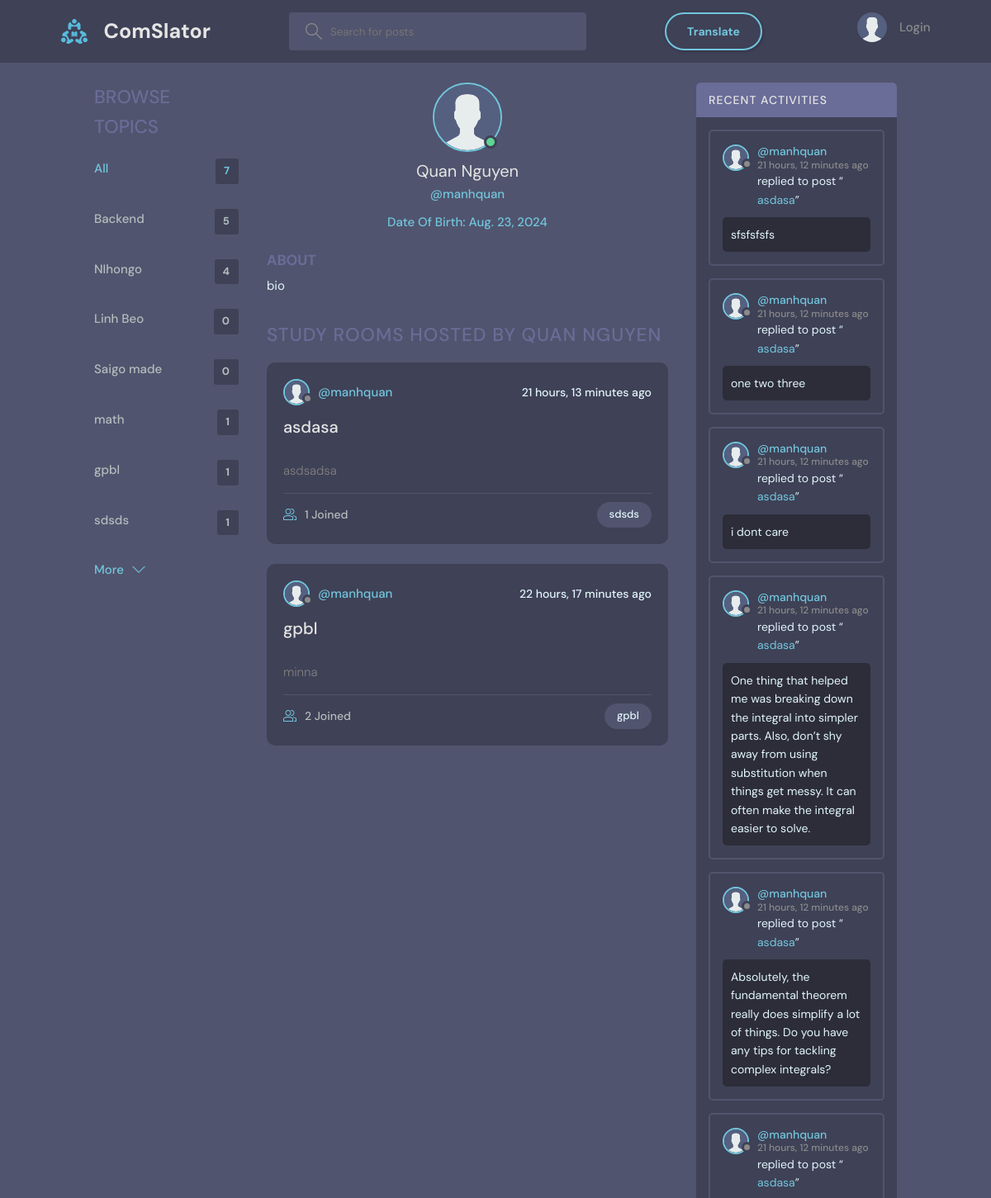
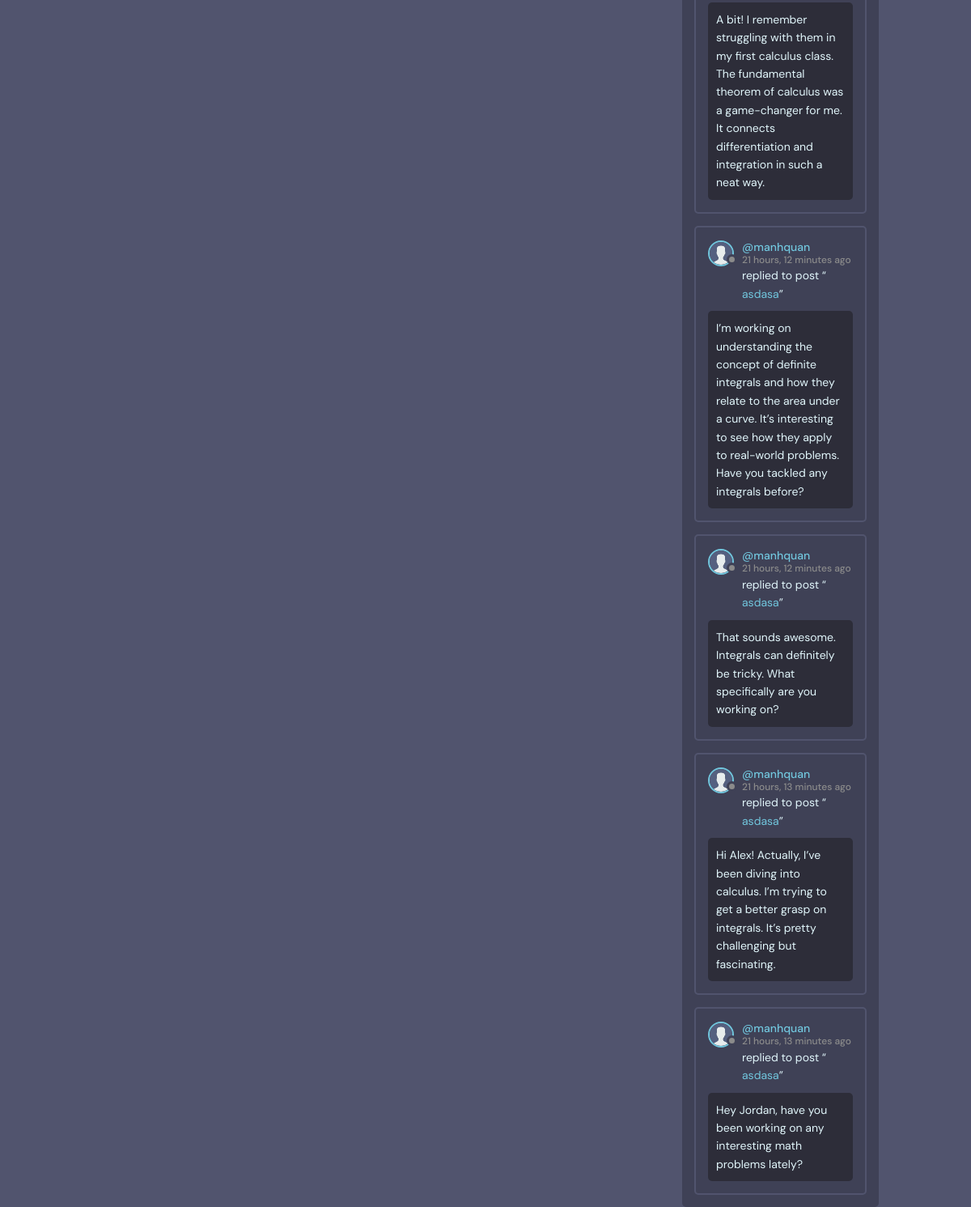
The page /profile/4/ on the database its author committed (2 pictures, top to bottom).
### base/models.py (models this page shows, shortened)
class Topic(models.Model):
    name = models.CharField(max_length=200)

class User(AbstractBaseUser):
    STATUS = [
        ('online', 'online'),
        ('offline', 'offline'),
    ]
    name = models.CharField(max_length=200, null=True)
    username   = models.CharField(max_length=200, null=True)
    email      = models.EmailField(unique=True, null=True)
    password   = models.CharField(max_length=100)
    birth_date = models.DateField(null=True)
    status     = models.CharField(choices=STATUS, max_length=50, default='offline')
    is_superuser = models.BooleanField(default=False)
    bio = models.TextField(null=True)
    avatar = models.ImageField(null=True, default="avatar.svg")
    timezone = models.CharField(max_length=50, default='UTC')
    USERNAME_FIELD = 'email'
    REQUIRED_FIELDS = ['username', 'password']
    objects = UserManager()

class Room(models.Model):
    host = models.ForeignKey(User, on_delete=models.SET_NULL, null=True)
    topic = models.ForeignKey(Topic, on_delete=models.SET_NULL, null=True)
    name = models.CharField(max_length=200)
    description = models.TextField(null=True, blank=True)
    participants = models.ManyToManyField(User, related_name='participants', blank=True)
    call_room_id = models.CharField(max_length=100, unique=True, null=True, blank=True)
    updated = models.DateTimeField(auto_now=True)
    created = models.DateTimeField(auto_now_add=True)
    class Meta:
        ordering = ['-updated', '-created']
    def __str__(self):
        return self.name

class Message(models.Model):
    user = models.ForeignKey(User, on_delete=models.CASCADE)
    room = models.ForeignKey(Room, on_delete=models.CASCADE)
    body = models.TextField()
    image = models.ImageField(upload_to="", null=True, blank=True)
    translated_body = models.TextField(null=True, blank=True)
    updated = models.DateTimeField(auto_now=True)
    created = models.DateTimeField(auto_now_add=True)
    class Meta:
        ordering = ['-updated', '-created']

### base/views.py (the view)
# urls.py: path('profile/<str:pk>/', views.userProfile, name="user-profile"),
def userProfile(request, pk):
    user = User.objects.get(id=pk)
    rooms = user.room_set.all()
    room_messages = user.message_set.all()
    topics = Topic.objects.all()
    context = {'user': user, 'rooms': rooms,
               'room_messages': room_messages, 'topics': topics}
    return render(request, 'base/profile.html', context)

### base/templates/base/profile.html (shortened to what this page needs)
{% extends 'main.html' %}
{% block content %}
<main class="profile-page layout layout--3">
  <div class="container">
    {% include 'base/topics_component.html' %}
    <div class="roomList">
      <div class="profile">
        <div class="profile__avatar">
          <div class="avatar avatar--large active">
            <img src="{{user.avatar.url}}" />
          </div>
        </div>
        <div class="profile__info">
          <h3>{{user.name}}</h3>
          <p>@{{user.username}}</p>
          <p>Date Of Birth: {{user.birth_date}}</p>
        </div>
        <div class="profile__about">
          <h3>About</h3>
          <p>
            {{user.bio}}
          </p>
        </div>
      </div>
      <div class="roomList__header">
        <div>
          <h2>Study Rooms Hosted by {{user.name}}</a>
          </h2>
        </div>
      </div>
      {% include 'base/feed_component.html' %}
    </div>
    {% include 'base/activity_component.html' %}
  </div>
</main>
{% endblock content %}

### base/templates/base/topics_component.html
<div class="topics">
    <div class="topics__header">
        <h2>Browse Topics</h2>
    </div>
    <ul class="topics__list">
        <li>
            <a href="{% url 'home' %}" class="active">All <span>{{topics.count}}</span></a>
        </li>
        {% for topic in topics %}
        <li>
            <a href="{% url 'home' %}?q={{topic.name}}">{{topic.name}}<span>{{topic.room_set.all.count}}</span></a>
        </li>
        {% endfor %}
    </ul>
    <a class="btn btn--link" href="{% url 'topics' %}">
        More
        <svg version="1.1" xmlns="http://www.w3.org/2000/svg" width="32" height="32" viewBox="0 0 32 32">
            <title>chevron-down</title>
            <path d="M16 21l-13-13h-3l16 16 16-16h-3l-13 13z"></path>
        </svg>
    </a>
</div>

### base/templates/base/feed_component.html (shortened to what this page needs)
{% for room in rooms %}
<div class="roomListRoom">
  <div class="roomListRoom__header">
    <a
      href="{% url 'user-profile' room.host.id %}"
      class="roomListRoom__author"
    >
      <div class="avatar avatar--small">
        <img src="{{room.host.avatar.url}}" />
      </div>
      <span>@{{room.host.username}}</span>
    </a>
    <div class="roomListRoom__actions">
      <span>{{room.created|timesince}} ago</span>
    </div>
  </div>
  <div class="roomListRoom__content">
    <a href="{% url 'room' room.id %}">{{room.name}}</a>
  </div>
  <div class="roomListRoom__description">
    <a>{{room.description}}</a>
  </div>
  <div class="roomListRoom__meta">
    <a href="{% url 'room' room.id %}" class="roomListRoom__joined">
      {{room.participants.all.count}} Joined
    </a>
    <p class="roomListRoom__topic">{{room.topic.name}}</p>
  </div>
</div>
{% endfor %}

### base/templates/base/activity_component.html (shortened to what this page needs)
<div class="activities">
    <div class="activities__header">
        <h2>Recent Activities</h2>
    </div>
    {% for message in room_messages %}
    <div class="activities__box">
        <div class="activities__boxHeader roomListRoom__header">
            <a href="{% url 'user-profile' message.user.id %}" class="roomListRoom__author">
                <div class="avatar avatar--small">
                    <img src="{{message.user.avatar.url}}" />
                </div>
                <p>
                    @{{message.user.username}}
                    <span>{{message.created|timesince}} ago</span>
                </p>
            </a>
        </div>
        <div class="activities__boxContent">
            <p>replied to post “<a href="{% url 'room' message.room.id %}">{{message.room}}</a>”</p>
            <div class="activities__boxRoomContent">{{message.body}}</div>
        </div>
    </div>
    {% endfor %}
</div>

### static/styles/style1.css (style rules this page uses)
body { margin: 0; padding: 0; background-color: #51546e; color: #e1f6fb; font-family: "DM Sans", -apple-system, BlinkMacSystemFont, "Segoe UI", Roboto, Oxygen, Ubuntu, Cantarell, "Open Sans", "Helvetica Neue", sans-serif; }
main { width: 1400px; margin: 0 auto; height: 75vh; }
@media screen and (max-width: 1400px) { main { width: 90%; margin: 0 auto; } }

### rows shown on the page
Topic: name "Backend", room_set.all.count "5"
Topic: name "NIhongo", room_set.all.count "4"
Topic: name "Linh Beo", room_set.all.count "0"
Topic: name "Saigo made", room_set.all.count "0"
Topic: name "math", room_set.all.count "1"
Topic: name "gpbl", room_set.all.count "1"
Topic: name "sdsds", room_set.all.count "1"
User: avatar (placeholder picture), name "Quan Nguyen", username "manhquan", birth_date "Aug. 23, 2024", bio "bio", name "QUAN NGUYEN"
Room: host.avatar (placeholder picture), host.username "manhquan", created "21 hours, 13 minutes", name "asdasa", description "asdsadsa", participants.all.count "1", topic.name "sdsds"
Room: host.avatar (placeholder picture), host.username "manhquan", created "22 hours, 17 minutes", name "gpbl", description "minna", participants.all.count "2", topic.name "gpbl"
Message: user.avatar (placeholder picture), user.username "manhquan", created "21 hours, 12 minutes", room "asdasa", body "sfsfsfsfs"
Message: user.avatar (placeholder picture), user.username "manhquan", created "21 hours, 12 minutes", room "asdasa", body "one two three"
Message: user.avatar (placeholder picture), user.username "manhquan", created "21 hours, 12 minutes", room "asdasa", body "i dont care"
Message: user.avatar (placeholder picture), user.username "manhquan", created "21 hours, 12 minutes", room "asdasa", body "One thing that helped me was breaking down the integral into simpler parts. Also, don’t shy away from using substitution when things get messy. It can often make the integral easier to solve."
Message: user.avatar (placeholder picture), user.username "manhquan", created "21 hours, 12 minutes", room "asdasa", body "Absolutely, the fundamental theorem really does simplify a lot of things. Do you have any tips for tackling complex integrals?"
Message: user.avatar (placeholder picture), user.username "manhquan", created "21 hours, 12 minutes", room "asdasa", body "A bit! I remember struggling with them in my first calculus class. The fundamental theorem of calculus was a game-changer for me. It connects differentiation and integration in such a neat way."
Message: user.avatar (placeholder picture), user.username "manhquan", created "21 hours, 12 minutes", room "asdasa", body "I’m working on understanding the concept of definite integrals and how they relate to the area under a curve. It’s interesting to see how they apply to real-world problems. Have you tackled any integrals before?"
Message: user.avatar (placeholder picture), user.username "manhquan", created "21 hours, 12 minutes", room "asdasa", body "That sounds awesome. Integrals can definitely be tricky. What specifically are you working on?"
Message: user.avatar (placeholder picture), user.username "manhquan", created "21 hours, 13 minutes", room "asdasa", body "Hi Alex! Actually, I’ve been diving into calculus. I’m trying to get a better grasp on integrals. It’s pretty challenging but fascinating."
Message: user.avatar (placeholder picture), user.username "manhquan", created "21 hours, 13 minutes", room "asdasa", body "Hey Jordan, have you been working on any interesting math problems lately?"

### other values the page prints
{{ topics.count }} "7"
